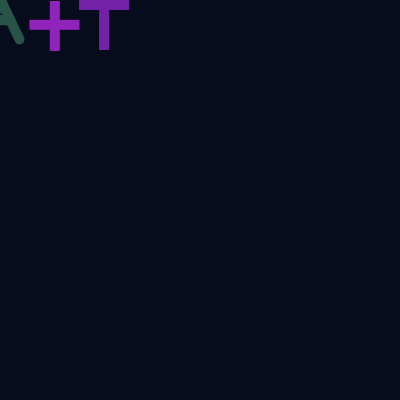
Frame 1 (no input)
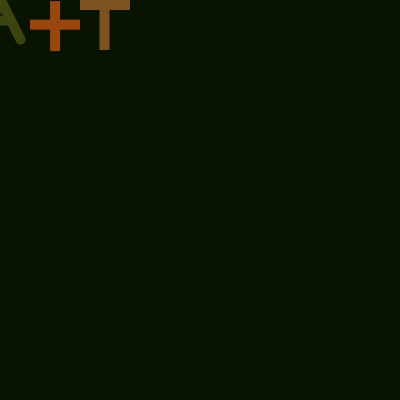
Frame 60 (the mouse pressed at the canvas centre just before this capture)
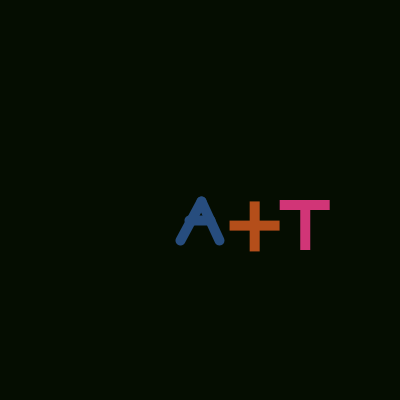
Frame 120 (the mouse held since frame 60 and released just before this capture)

The Processing sketch that drew these frames (run headless with seeded random() and noise(); from frame 60 on, the mouse is pressed at the canvas centre):

// Processing sketch: processing_97415
// ── processing_97415.pde

class rec{
  void draw(){
    pushMatrix();
    stroke(random(30,70),random(50,90),random(10,200));
    strokeWeight(10);
    line(mouseX+random(1,2),mouseY+random(1,2),mouseX+random(19,21),mouseY+random(39,41));
   line(mouseX+random(1,2),mouseY+random(1,2),mouseX-20,mouseY+40);
   line(mouseX-random(9,11),mouseY+random(19,21),mouseX+10,mouseY+20);
popMatrix();  
}
}
class plus{
  void draw(){
    pushMatrix();
    noStroke();
    fill(random(10,230),random(30,90),random(10,200));
   rect(mouseX+random(49,51),mouseY+random(1,2),10,50);
   rect(mouseX+random(29,31),mouseY+random(19,21),50,10);
   popMatrix();
  }
}
class T{
  void draw(){
    pushMatrix();
    noStroke();
    fill(random(10,230),random(30,90),random(10,200));
   rect(mouseX+random(99,101),mouseY,10,50);
   rect(mouseX+random(79,81),mouseY,50,10);
   popMatrix();
  }
}
  
  rec myrect1;
  plus rect1;
  T te1;
  
void setup() {
  myrect1=new rec();
  rect1=new plus();
  te1=new T();
  size(400, 400);
  smooth();
  strokeWeight(3);
  frameRate(20);
 
}

void draw() {
  background(random(0,10),random(10,20),random(0,30));

myrect1.draw();
rect1.draw();
te1.draw();
}
